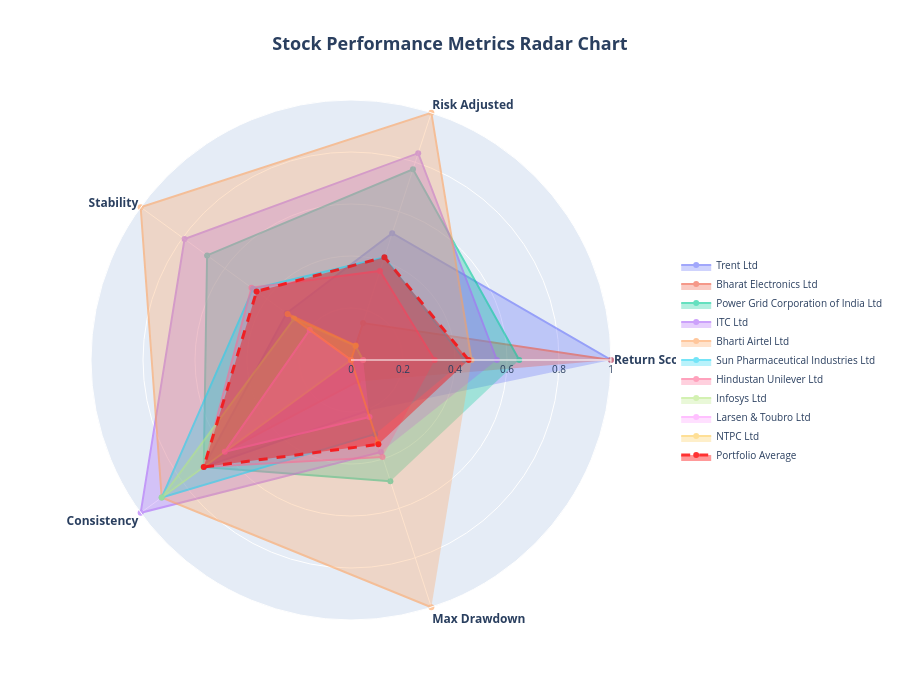

Notebook cell for this chart:
### Code cell
# --- PLOT 7: Portfolio Metrics Radar Chart ---
# Normalize metrics for radar chart
metrics = {
    'Return Score': fuzzy_scores,
    'Risk Adjusted': fuzzy_scores / np.std(historical_returns, axis=1),
    'Stability': 1 / (np.std(historical_returns, axis=1) + 0.01),
    'Consistency': np.mean(historical_returns > 0, axis=1),
    'Max Drawdown': 1 / (np.abs(np.min(historical_returns, axis=1)) + 0.01)
}

# Normalize metrics to 0-1 scale for radar chart
normalized_metrics = {}
for key, values in metrics.items():
    min_val = np.min(values)
    max_val = np.max(values)
    if max_val - min_val > 0:
        normalized_metrics[key] = (values - min_val) / (max_val - min_val)
    else:
        normalized_metrics[key] = np.ones_like(values) * 0.5

# Create radar chart
fig = go.Figure()

# Add each stock as a trace
for i, stock in enumerate(selected_stocks['Stock']):
    fig.add_trace(go.Scatterpolar(
        r=[normalized_metrics[key][i] for key in metrics.keys()],
        theta=list(metrics.keys()),
        fill='toself',
        name=stock,
        opacity=0.6,
        line=dict(width=2)
    ))

# Also add portfolio average
avg_metrics = [np.mean([normalized_metrics[key][i] for i in range(len(selected_stocks))]) 
               for key in metrics.keys()]
fig.add_trace(go.Scatterpolar(
    r=avg_metrics,
    theta=list(metrics.keys()),
    fill='toself',
    name='Portfolio Average',
    line=dict(color='red', width=3, dash='dash'),
    opacity=0.8
))

fig.update_layout(
    polar=dict(
        radialaxis=dict(
            visible=True,
            range=[0, 1],
            tickfont=dict(size=10)
        ),
        angularaxis=dict(
            tickfont=dict(size=12, weight='bold')
        )
    ),
    title=dict(
        text='<b>Stock Performance Metrics Radar Chart</b>',
        font=dict(size=18),
        x=0.5
    ),
    width=900,
    height=700,
    showlegend=True,
    legend=dict(
        x=1.1,
        y=0.5,
        font=dict(size=10)
    )
)

fig.show()

### Figure 1 — Plotly figure (JSON) as saved in the notebook; plotly's stock layout.template omitted (floating-point values rounded to 4 significant figures)
{"data": [{"fill": "toself", "line": {"width": 2}, "name": "Trent Ltd", "opacity": 0.6, "r": [1, 0.5126, 0.3056, 0.7, 0.2051], "theta": ["Return Score", "Risk Adjusted", "Stability", "Consistency", "Max Drawdown"], "type": "scatterpolar"}, {"fill": "toself", "line": {"width": 2}, "name": "Bharat Electronics Ltd", "opacity": 0.6, "r": [1, 0.1495, 0, 0.6, 0.08687], "theta": ["Return Score", "Risk Adjusted", "Stability", "Consistency", "Max Drawdown"], "type": "scatterpolar"}, {"fill": "toself", "line": {"width": 2}, "name": "Power Grid Corporation of India Ltd", "opacity": 0.6, "r": [0.647, 0.7714, 0.6841, 0.7, 0.4902], "theta": ["Return Score", "Risk Adjusted", "Stability", "Consistency", "Max Drawdown"], "type": "scatterpolar"}, {"fill": "toself", "line": {"width": 2}, "name": "ITC Ltd", "opacity": 0.6, "r": [0.561, 0.8364, 0.7914, 1, 0.3724], "theta": ["Return Score", "Risk Adjusted", "Stability", "Consistency", "Max Drawdown"], "type": "scatterpolar"}, {"fill": "toself", "line": {"width": 2}, "name": "Bharti Airtel Ltd", "opacity": 0.6, "r": [0.4636, 1, 1, 0.9, 1], "theta": ["Return Score", "Risk Adjusted", "Stability", "Consistency", "Max Drawdown"], "type": "scatterpolar"}, {"fill": "toself", "line": {"width": 2}, "name": "Sun Pharmaceutical Industries Ltd", "opacity": 0.6, "r": [0.437, 0.4145, 0.4658, 0.9, 0.2998], "theta": ["Return Score", "Risk Adjusted", "Stability", "Consistency", "Max Drawdown"], "type": "scatterpolar"}, {"fill": "toself", "line": {"width": 2}, "name": "Hindustan Unilever Ltd", "opacity": 0.6, "r": [0.322, 0.3603, 0.4731, 0.7, 0.3923], "theta": ["Return Score", "Risk Adjusted", "Stability", "Consistency", "Max Drawdown"], "type": "scatterpolar"}, {"fill": "toself", "line": {"width": 2}, "name": "Infosys Ltd", "opacity": 0.6, "r": [0.04655, 0.05619, 0.2708, 0.9, 0], "theta": ["Return Score", "Risk Adjusted", "Stability", "Consistency", "Max Drawdown"], "type": "scatterpolar"}, {"fill": "toself", "line": {"width": 2}, "name": "Larsen & Toubro Ltd", "opacity": 0.6, "r": [0.04655, 0, 0.1961, 0.6, 0.2306], "theta": ["Return Score", "Risk Adjusted", "Stability", "Consistency", "Max Drawdown"], "type": "scatterpolar"}, {"fill": "toself", "line": {"width": 2}, "name": "NTPC Ltd", "opacity": 0.6, "r": [0, 0.05883, 0.3017, 0, 0.3336], "theta": ["Return Score", "Risk Adjusted", "Stability", "Consistency", "Max Drawdown"], "type": "scatterpolar"}, {"fill": "toself", "line": {"color": "red", "dash": "dash", "width": 3}, "name": "Portfolio Average", "opacity": 0.8, "r": [0.4524, 0.416, 0.4489, 0.7, 0.3411], "theta": ["Return Score", "Risk Adjusted", "Stability", "Consistency", "Max Drawdown"], "type": "scatterpolar"}], "layout": {"height": 700, "legend": {"font": {"size": 10}, "x": 1.1, "y": 0.5}, "polar": {"angularaxis": {"tickfont": {"size": 12, "weight": "bold"}}, "radialaxis": {"range": [0, 1], "tickfont": {"size": 10}, "visible": true}}, "showlegend": true, "title": {"font": {"size": 18}, "text": "<b>Stock Performance Metrics Radar Chart</b>", "x": 0.5}, "width": 900}}
